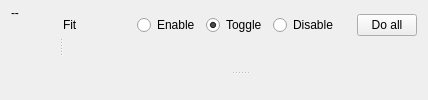
        <widget class="QWidget" name="widget_3" native="true">
         <property name="sizePolicy">
          <sizepolicy hsizetype="Expanding" vsizetype="Preferred">
           <horstretch>0</horstretch>
           <verstretch>0</verstretch>
          </sizepolicy>
         </property>
         <layout class="QVBoxLayout" name="verticalLayout_4">
          <property name="topMargin">
           <number>3</number>
          </property>
          <item>
           <widget class="QSplitter" name="analysis_pic_plot_splitter">
            <property name="styleSheet">
             <string notr="true">QSplitter::handle {
	image:url(:/icons/hor_splitter_handle.png);
	width: 15px;
	height: 10px;
}</string>
            </property>
            <property name="orientation">
             <enum>Qt::Horizontal</enum>
            </property>
            <widget class="QWidget" name="widget_7" native="true">
             <layout class="QVBoxLayout" name="verticalLayout_6">
              <property name="topMargin">
               <number>0</number>
              </property>
              <property name="bottomMargin">
               <number>0</number>
              </property>
              <item>
               <layout class="QHBoxLayout" name="horizontalLayout_11">
                <property name="topMargin">
                 <number>0</number>
                </property>
                <property name="rightMargin">
                 <number>0</number>
                </property>
                <item>
                 <widget class="QLabel" name="image_data_label">
                  <property name="font">
                   <font>
                    <family>Arial</family>
                   </font>
                  </property>
                  <property name="text">
                   <string>--</string>
                  </property>
                 </widget>
                </item>
                <item>
                 <spacer name="horizontalSpacer_9">
                  <property name="orientation">
                   <enum>Qt::Horizontal</enum>
                  </property>
                  <property name="sizeHint" stdset="0">
                   <size>
                    <width>40</width>
                    <height>20</height>
                   </size>
                  </property>
                 </spacer>
                </item>
               </layout>
              </item>
              <item>
               <widget class="ImageView" name="image_widget" native="true">
                <property name="sizePolicy">
                 <sizepolicy hsizetype="Expanding" vsizetype="Expanding">
                  <horstretch>0</horstretch>
                  <verstretch>0</verstretch>
                 </sizepolicy>
                </property>
                <layout class="QVBoxLayout" name="verticalLayout_7"/>
               </widget>
              </item>
             </layout>
            </widget>
            <widget class="QWidget" name="widget_4" native="true">
             <layout class="QVBoxLayout" name="verticalLayout_5">
              <property name="spacing">
               <number>12</number>
              </property>
              <property name="topMargin">
               <number>3</number>
              </property>
              <property name="bottomMargin">
               <number>0</number>
              </property>
              <item>
               <layout class="QHBoxLayout" name="horizontalLayout_18">
                <property name="topMargin">
                 <number>0</number>
                </property>
                <item>
                 <widget class="QLabel" name="label_12">
                  <property name="font">
                   <font>
                    <family>Arial</family>
                   </font>
                  </property>
                  <property name="text">
                   <string>Fit</string>
                  </property>
                 </widget>
                </item>
                <item>
                 <spacer name="horizontalSpacer_11">
                  <property name="orientation">
                   <enum>Qt::Horizontal</enum>
                  </property>
                  <property name="sizeHint" stdset="0">
                   <size>
                    <width>40</width>
                    <height>20</height>
                   </size>
                  </property>
                 </spacer>
                </item>
                <item>
                 <widget class="QWidget" name="widget_2" native="true">
                  <property name="minimumSize">
                   <size>
                    <width>20</width>
                    <height>0</height>
                   </size>
                  </property>
                  <layout class="QHBoxLayout" name="horizontalLayout_27">
                   <item>
                    <widget class="QRadioButton" name="enable_point_radioutton">
                     <property name="text">
                      <string>Enable</string>
                     </property>
                    </widget>
                   </item>
                   <item>
                    <widget class="QRadioButton" name="toggle_point_radiobutton">
                     <property name="text">
                      <string>Toggle</string>
                     </property>
                     <property name="checked">
                      <bool>true</bool>
                     </property>
                    </widget>
                   </item>
                   <item>
                    <widget class="QRadioButton" name="disable_point_radiobutton">
                     <property name="text">
                      <string>Disable</string>
                     </property>
                    </widget>
                   </item>
                  </layout>
                 </widget>
                </item>
                <item>
                 <widget class="QPushButton" name="p_enable_all_button">
                  <property name="maximumSize">
                   <size>
                    <width>60</width>
                    <height>16777215</height>
                   </size>
                  </property>
                  <property name="font">
                   <font>
                    <family>Arial</family>
                   </font>
                  </property>
                  <property name="text">
                   <string>Do all</string>
                  </property>
                 </widget>
                </item>
               </layout>
              </item>
              <item>
               <widget class="QWidget" name="widget_5" native="true">
                <layout class="QVBoxLayout" name="verticalLayout_8">
                 <property name="topMargin">
                  <number>0</number>
                 </property>
                 <property name="bottomMargin">
                  <number>0</number>
                 </property>
                 <item>
                  <widget class="QSplitter" name="analysis_plots_splitter">
                   <property name="styleSheet">
                    <string notr="true">QSplitter::handle {
	image:url(:/icons/vert_splitter_handle.png);
	width: 15px;
	height: 10px;
}</string>
                   </property>
                   <property name="orientation">
                    <enum>Qt::Vertical</enum>
                   </property>
                   <widget class="QWidget" name="charge_widget_2" native="true">
                    <property name="sizePolicy">
                     <sizepolicy hsizetype="Expanding" vsizetype="Preferred">
                      <horstretch>0</horstretch>
                      <verstretch>0</verstretch>
                     </sizepolicy>
                    </property>
                    <layout class="QVBoxLayout" name="verticalLayout_11">
                     <item>
                      <widget class="QTangoStripTool" name="fit_widget" native="true">
                       <property name="sizePolicy">
                        <sizepolicy hsizetype="Expanding" vsizetype="Expanding">
                         <horstretch>0</horstretch>
                         <verstretch>0</verstretch>
                        </sizepolicy>
                       </property>
                      </widget>
                     </item>
                    </layout>
                   </widget>
                   <widget class="QWidget" name="widget_8" native="true">
                    <property name="sizePolicy">
                     <sizepolicy hsizetype="Expanding" vsizetype="Preferred">
                      <horstretch>0</horstretch>
                      <verstretch>0</verstretch>
                     </sizepolicy>
                    </property>
                    <layout class="QVBoxLayout" name="verticalLayout_12">
                     <property name="spacing">
                      <number>0</number>
                     </property>
                     <property name="leftMargin">
                      <number>0</number>
                     </property>
                     <property name="topMargin">
                      <number>0</number>
                     </property>
                     <property name="rightMargin">
                      <number>0</number>
                     </property>
                     <property name="bottomMargin">
                      <number>0</number>
                     </property>
                     <item>
                      <widget class="QTangoStripTool" name="charge_widget" native="true">
                       <property name="sizePolicy">
                        <sizepolicy hsizetype="Expanding" vsizetype="Expanding">
                         <horstretch>0</horstretch>
                         <verstretch>0</verstretch>
                        </sizepolicy>
                       </property>
                      </widget>
                     </item>
                    </layout>
                   </widget>
                  </widget>
                 </item>
                </layout>
               </widget>
              </item>
             </layout>
            </widget>
           </widget>
          </item>
         </layout>
        </widget>
